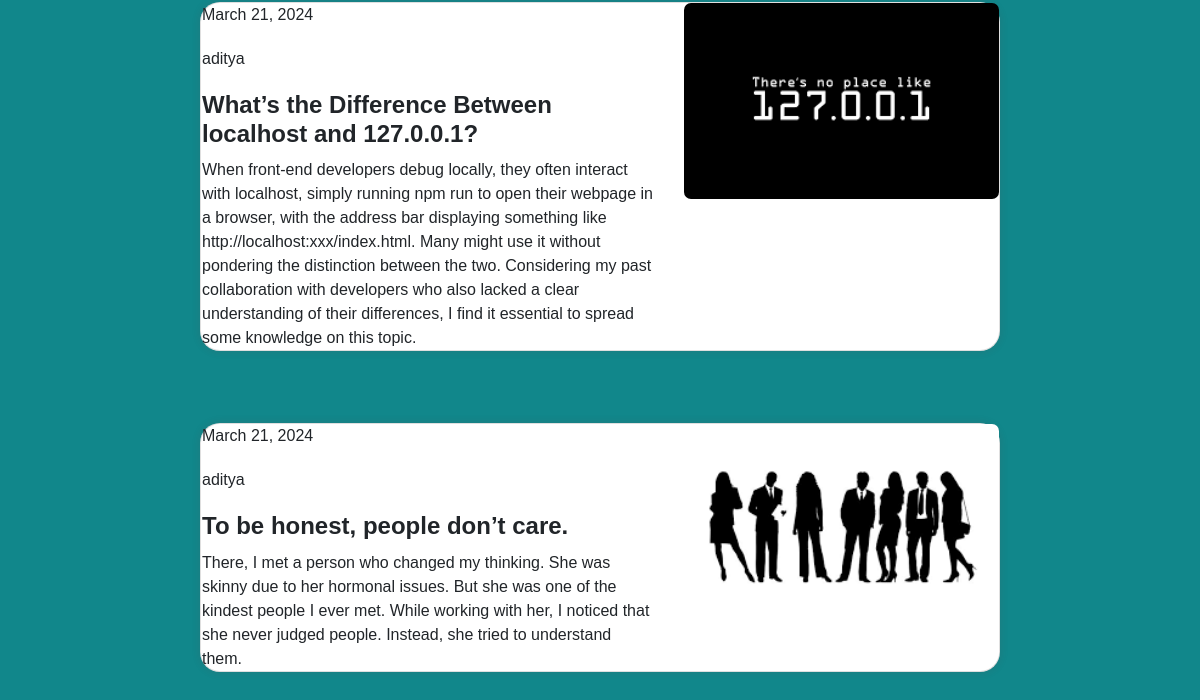
Page /admindash/ (signed in, lower part) on the earlier database version.
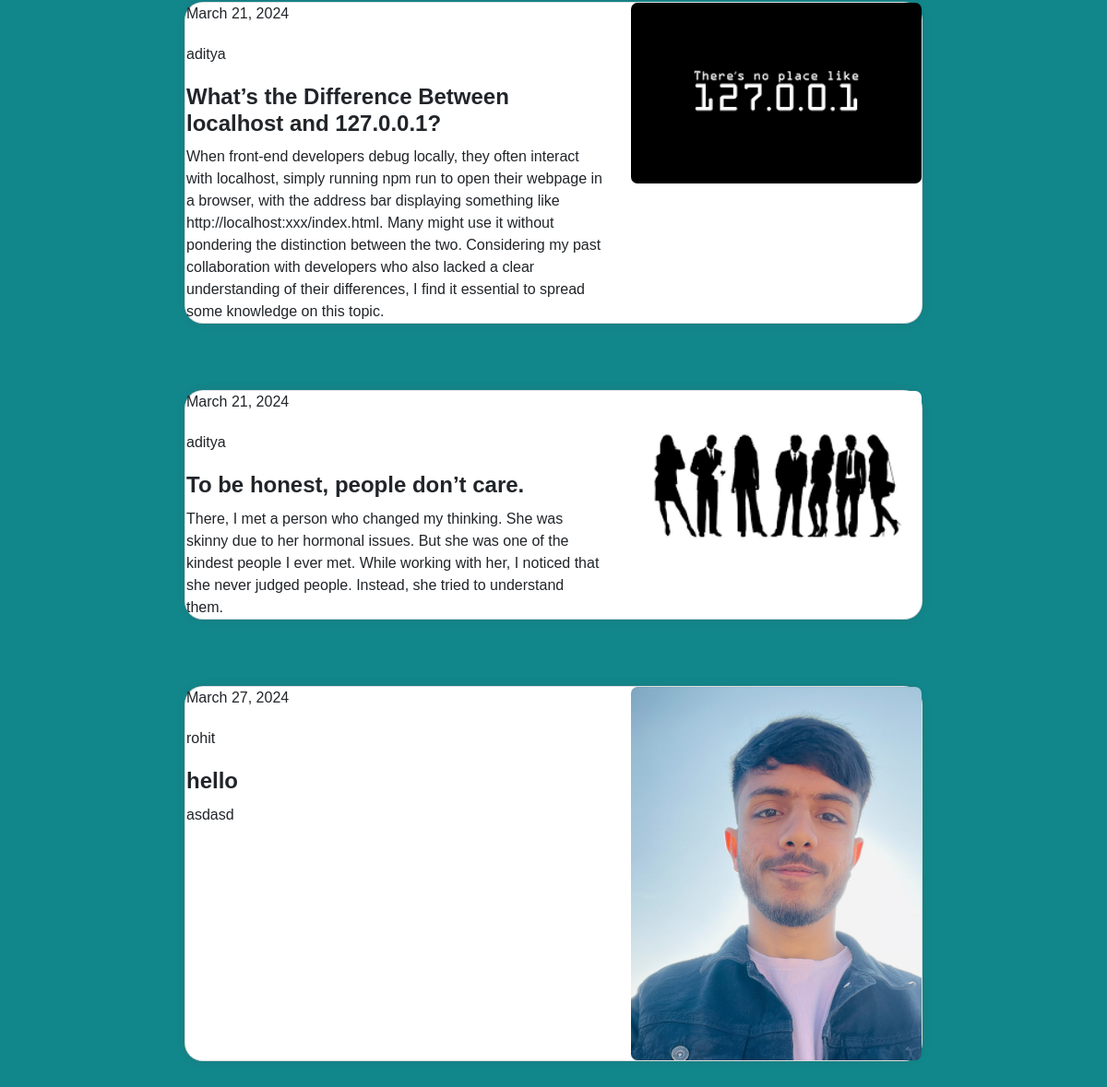
Same page on the later database version.
### page/models.py (models this page shows)
class blog(models.Model):
    membersId = models.ForeignKey(members,on_delete=models.CASCADE,null=True)
    blogId = models.AutoField(primary_key=True)
    date = models.DateField(null=True)
    time = models.TimeField(null=True)
    title = models.CharField(max_length=100)
    description = models.TextField(max_length=500)
    images = models.ImageField(upload_to='images/')

class members(models.Model):
    membersId = models.AutoField(primary_key=True, unique=True)
    uName = models.CharField(max_length=100, null=True, blank=True)
    uEmail = models.EmailField(max_length=100,null=True,unique=True)
    uPass = models.CharField(max_length=100,null=True,unique=True)
    about = models.TextField(max_length=500, null=True, blank=True)
    images = models.ImageField(upload_to='profile')
    forgetPassToken = models.CharField(max_length=100, null=True)
    is_active = models.BooleanField(default=True)

### page/views.py (the view)
# urls.py: path("admindash/", views.admindash,name="admindash"),
def admindash(request):
    user_email = request.session.get('email')
    if user_email:
        blogs = blog.objects.all()
        comments = Comment.objects.all()
        return render(request, 'admindash.html',{'blogs':blogs, 'comments':comments})
    else:
        return redirect('login')

### page/templates/admindash.html (shortened to what this page needs)
<!DOCTYPE html>
<html lang="en">
  <head>
    <link href="https://stackpath.bootstrapcdn.com/bootstrap/4.5.2/css/bootstrap.min.css" rel="stylesheet">
</head>
<body>
    {% for field in blogs %}
    <div class="container py-3 gradient-custo">
      <div class="card">
        <div class="row ">
          <div class="col-md-7 px-3">
            <div class="card-block px-6">
              <p class="card-text">{{ field.date }}</p>
              <p class="card-text">{{ field.membersId.uName }}</p>
              <h4 class="card-title">{{field.title}}</h4>
              <p class="card-text">
                  {{field.description}}
              </p>
            </div>
          </div>
          <div class="col-md-5">
              <div>
                  <img src="{{ field.images }}" alt="image" class="img-fluid" style="width:100%; height:100%; border-radius: 7px;">
              </div>
          </div>
          </div>
        </div>
      </div>
      {% endfor %}
</body>
</html>

Differences in the rows shown:
added blog: date "March 27, 2024", membersId.uName "rohit", title "hello", description "asdasd", images (picture)
